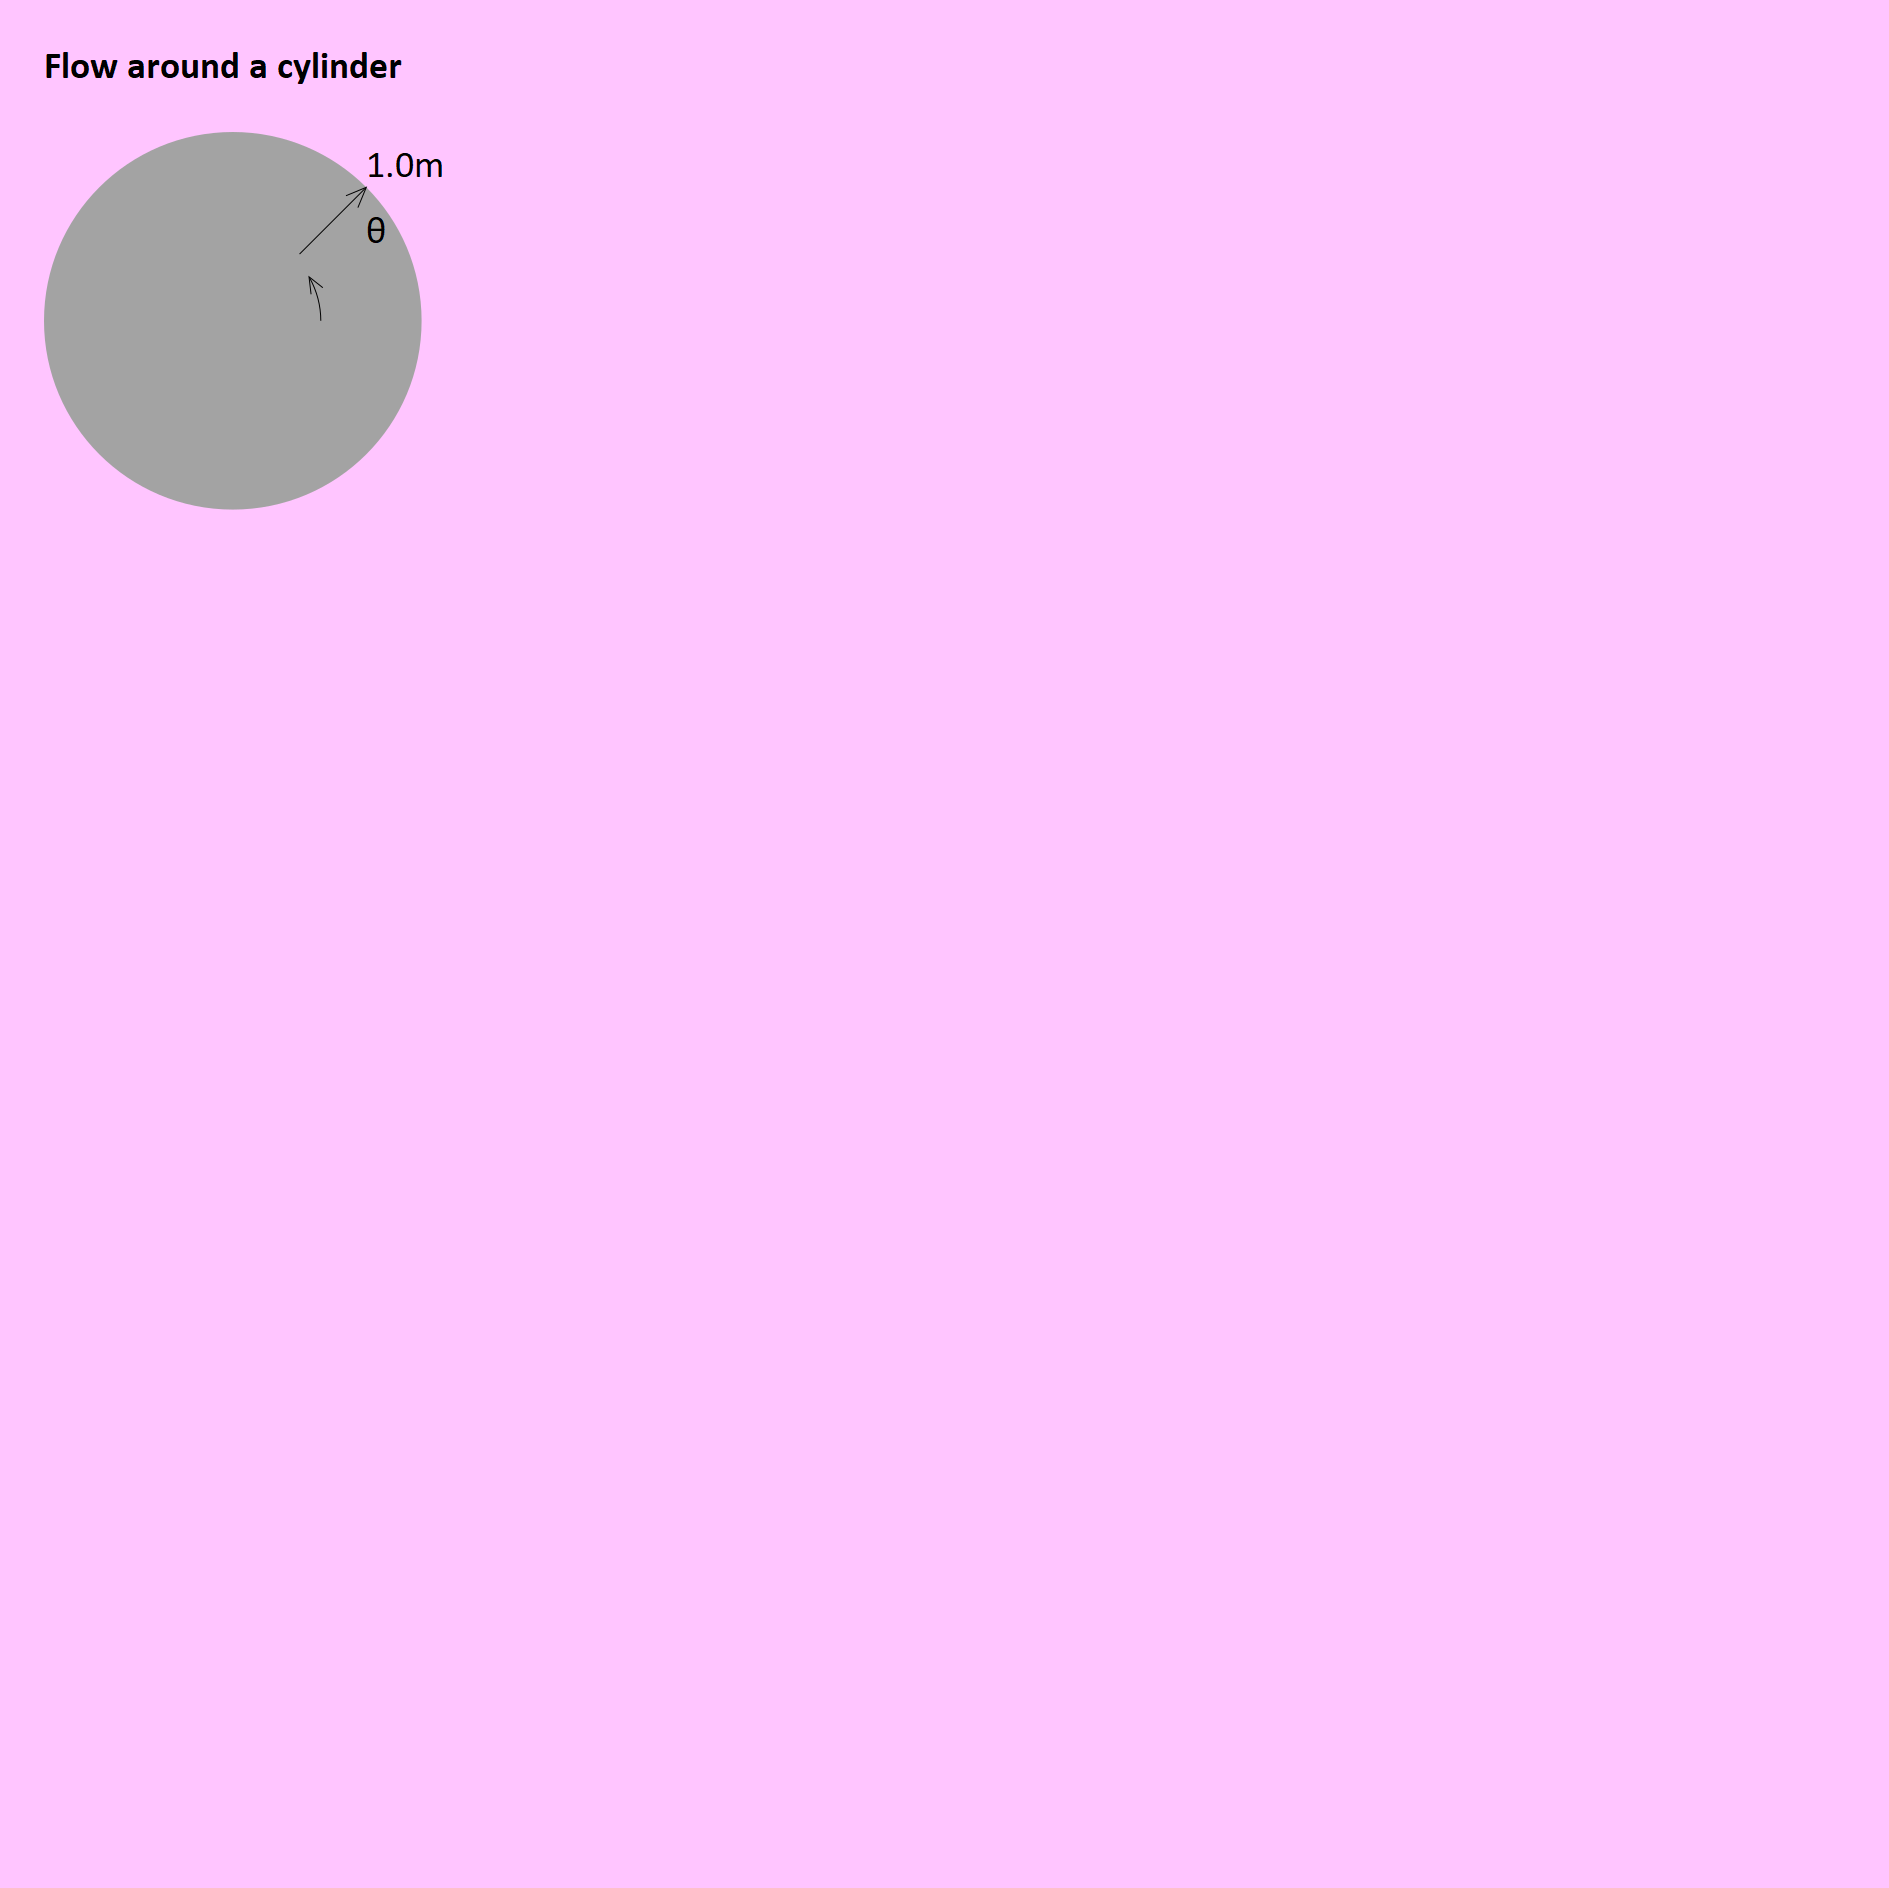

This figure's Julia source:
import MechanicalSketch: @import_expand, empty_figure, WI, HE, EM, O, PT, finish
import MechanicalSketch: settext, place_image, PALETTE, color_with_lumin
import MechanicalSketch: circle, ∙, arrow_nofill, Point, @layer, sethue
import MechanicalSketch: latexify, arrow
if !@isdefined N
    @import_expand ~m # Will error if m² already is in the namespace
    @import_expand s
    @import_expand N
    @import_expand °
end
include("test_functions_39.jl")
empty_figure(joinpath(@__DIR__, "test_39.png"); 
      backgroundcolor = color_with_lumin(PALETTE[5], 90),
      hue = "black", height = 10m);
pt = O + (-WI / 2 + EM, -HE / 2 + 2EM)
settext("<b>Flow around a cylinder</b>", pt, markup = true)
pt += (0, EM)
pt += (1m, -1m)
r = 1.0m
@layer begin
    sethue(PALETTE[8])
    circle(pt; r, action=:fill)
end
vr =  √2 / 2 ∙(r, r)
arrow_nofill(pt + 0.5vr, pt + vr;  arrowheadlength = 0.5EM)
settext("$r", pt + vr)
arrow(pt, 2EM, 0°, 30°; arrowheadlength = 0.4EM) 
pt += (0, 1.5EM)
settext("θ", pt + vr)
# 
#expression = :( δ / δr ∙ (δψ / δθ)  + δ / δθ ∙ (-δψ / δr)  = 0)



finish()